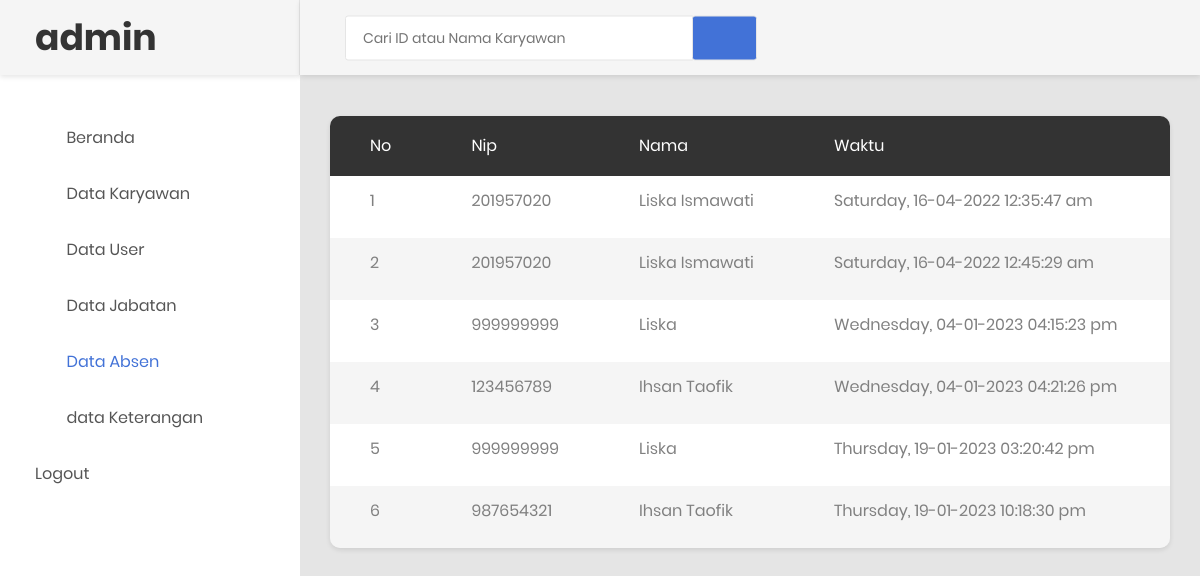
Page /prospenab.php (signed in) on the committed database.
### tables this page shows
CREATE TABLE `tb_absen` (
  `id` int(11) NOT NULL,
  `id_karyawan` varchar(255) NOT NULL,
  `nama` varchar(255) NOT NULL,
  `waktu` varchar(255) NOT NULL
);

### prospenab.php (the view, shortened to what this page needs)
<?php
require_once("koneksi.php");
 ?>
<!DOCTYPE html>
<html lang="en">
<head>
     <link rel="stylesheet" href="https://maxcdn.bootstrapcdn.com/bootstrap/4.5.2/css/bootstrap.min.css">
    <link rel="stylesheet" type="text/css" href="css/bootstrap.css" media="all">
    <link href="css/font-face.css" rel="stylesheet" media="all">
    <link href="vendor/font-awesome-4.7/css/font-awesome.min.css" rel="stylesheet" media="all">
    <link href="vendor/font-awesome-5/css/fontawesome-all.min.css" rel="stylesheet" media="all">
    <link href="vendor/mdi-font/css/material-design-iconic-font.min.css" rel="stylesheet" media="all">
    <link href="vendor/bootstrap-4.1/bootstrap.min.css" rel="stylesheet" media="all">
    <link href="vendor/animsition/animsition.min.css" rel="stylesheet" media="all">
    <link href="vendor/bootstrap-progressbar/bootstrap-progressbar-3.3.4.min.css" rel="stylesheet" media="all">
    <link href="vendor/wow/animate.css" rel="stylesheet" media="all">
    <link href="vendor/css-hamburgers/hamburgers.min.css" rel="stylesheet" media="all">
    <link href="vendor/slick/slick.css" rel="stylesheet" media="all">
    <link href="vendor/select2/select2.min.css" rel="stylesheet" media="all">
    <link href="vendor/perfect-scrollbar/perfect-scrollbar.css" rel="stylesheet" media="all">
    <link href="css/theme.css" rel="stylesheet" media="all">
</head>
<body class="animsition">
    <div class="page-wrapper">
        <aside class="menu-sidebar d-none d-lg-block">
            <div class="logo">
                <a href="#">
                    <h1>admin</h1>
                </a>
            </div>
            <div class="menu-sidebar__content js-scrollbar1">
                <nav class="navbar-sidebar">
                    <ul class="list-unstyled navbar__list">
                        <li>
                            <a class="js-arrow" href="admin2.php">
                                <i class="fas fa-tachometer-alt"></i>Beranda</a>
                        </li>
                        <li>
                            <a href="datakaryawan.php">
                                <i class="fas fa-chart-bar"></i>Data Karyawan</a>
                        </li>
                        <li>
                            <a href="table.html">
                                <i class="fas fa-table"></i>Data User</a>
                        </li>
                        <li>
                            <a href="datajabatan.php">
                                <i class="far fa-check-square"></i>Data Jabatan</a>
                        </li>
                        <li class="active has-sub">
                            <a href="data_absen.php">
                                <i class="fas fa-calendar-alt"></i>Data Absen</a>
                        </li>
                          <li>
                            <a href="data_keterangan.php">
                                <i class="fas fa-table"></i>data Keterangan
                            </a>
                        </li>
                        <li>
                            <a href="logout.php">Logout</a>
                        </li>
                    </ul>
                </nav>
            </div>
        </aside>
        <div class="page-container">
            <header class="header-desktop">
                <div class="section__content section__content--p30">
                    <div class="container-fluid">
                        <div class="header-wrap">
                            <form class="form-header" action="prospenab.php" method="POST">
                                <input autocomplete="off" class="au-input au-input--xl" type="text" name="cari" placeholder="Cari ID atau Nama Karyawan" />
                                <button class="au-btn--submit" type="submit">
                                    <i class="zmdi zmdi-search"></i>
                                </button>
                            </form>
                        </div>
                    </div>
                </div>
            </header>
            <div class="main-content">
                <div class="section__content section__content--p30">
                    <div class="container-fluid">
                        <div class="row">
                                <div class="table-responsive table--no-card m-b-30">
                                    <table class="table table-borderless table-striped table-earning">
                                        <thead>
                                            <tr>
                                                <th>No</th>
                                                <th>Nip</th>
                                                <th>Nama</th>
                                                <th>Waktu</th>
                                                <th>aksi</th>
                                            </tr>
                                        </thead>
                                        <tbody>
                                              <?php
                                            $cari = $_POST['cari'];
                                            $sql = "SELECT * FROM tb_absen WHERE id_karyawan LIKE '%$cari%' OR nama LIKE '%$cari%'";
                                            $query = mysqli_query($koneksi, $sql);
                                            $no = 1;
                                            while ($row = mysqli_fetch_array($query)) {
                                             ?>
                                            <tr>
                                                <td><?php echo $no ?></td>
                                                <td><?php echo $row['id_karyawan']; ?></td>
                                                <td><?php echo $row ['nama']; ?></td>
                                                <td><?php echo $row['waktu']; ?></td>
                                                <td> <a href="absen/hapus_absen.php?id=<?php echo $row['id']; ?>"><button class="btn btn-danger" onclick="return confirm('yakin ingin dihapus?');">Hapus</button></a></td>
                                            </tr>
                                           <?php
                                           $no++;
                                       }
                                            ?>
                                        </tbody>
                                    </table>
                                </div>
                            </div>
                </div>
            </div>
        </div>
    </div>
</body>
</html>

### rows in the picture
tb_absen: id_karyawan "201957020", nama "Liska Ismawati", waktu "Saturday, 16-04-2022 12:35:47 am"
tb_absen: id_karyawan "201957020", nama "Liska Ismawati", waktu "Saturday, 16-04-2022 12:45:29 am"
tb_absen: id_karyawan "999999999", nama "Liska", waktu "Wednesday, 04-01-2023 04:15:23 pm"
tb_absen: id_karyawan "123456789", nama "Ihsan Taofik", waktu "Wednesday, 04-01-2023 04:21:26 pm"
tb_absen: id_karyawan "999999999", nama "Liska", waktu "Thursday, 19-01-2023 03:20:42 pm"
tb_absen: id_karyawan "987654321", nama "Ihsan Taofik", waktu "Thursday, 19-01-2023 10:18:30 pm"
